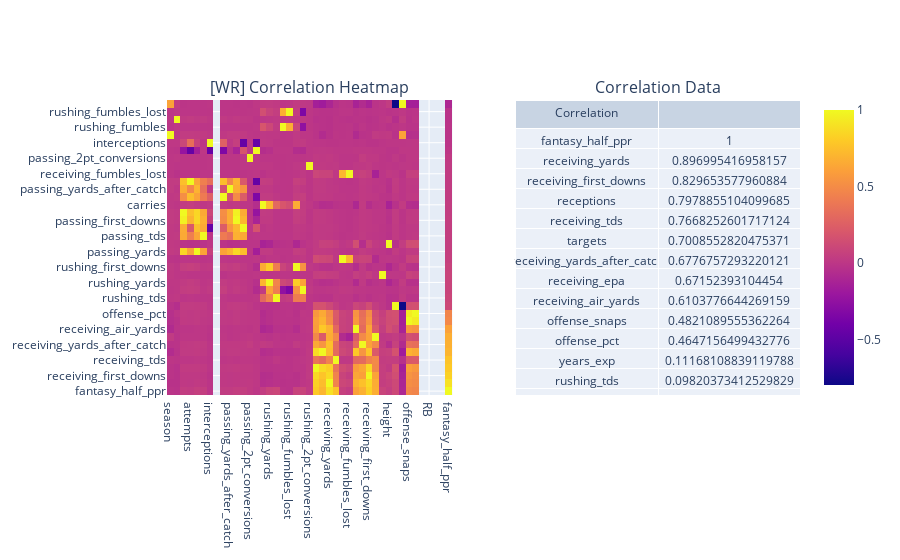

Here is the notebook cell this chart was saved with:
### Code cell
titles = ['[WR] Correlation Heatmap', 'Correlation Data']
fig = make_subplots(
    rows=1, 
    cols=2, 
    specs=[[{"type": "histogram"}, {"type": "table"}]],
    subplot_titles=titles
)

fig.add_heatmap(z=wr_corr, x=wr_corr.columns, y=wr_corr.index)

fig.add_table(
    cells={
        'values': [wr_corr.index.tolist(), wr_corr['fantasy_half_ppr'].values.tolist()]
    },
    header={'values': ['Correlation']},
    row=1,
    col=2, 
)

### Figure 1 — Plotly figure (JSON) as saved in the notebook; plotly's stock layout.template omitted (floating-point values rounded to 4 significant figures; data arrays with more than 128 entries replaced by an {"elided": "..."} marker saying what was removed)
{"data": [{"type": "heatmap", "x": ["season", "week", "completions", "attempts", "passing_yards", "passing_tds", "interceptions", "sack_fumbles_lost", "passing_air_yards", "passing_yards_after_catch", "passing_first_downs", "passing_epa", "passing_2pt_conversions", "dakota", "carries", "rushing_yards", "rushing_tds", "rushing_fumbles", "rushing_fumbles_lost", "rushing_first_downs", "rushing_epa", "rushing_2pt_conversions", "receptions", "targets", "receiving_yards", "receiving_tds", "receiving_fumbles", "receiving_fumbles_lost", "receiving_air_yards", "receiving_yards_after_catch", "receiving_first_downs", "receiving_epa", "receiving_2pt_conversions", "height", "years_exp", "rookie_year", "offense_snaps", "offense_pct", "QB", "RB", "TE", "WR", "fantasy_half_ppr"], "y": ["fantasy_half_ppr", "receiving_yards", "receiving_first_downs", "receptions", "receiving_tds", "targets", "receiving_yards_after_catch", "receiving_epa", "receiving_air_yards", "offense_snaps", "offense_pct", "years_exp", "rushing_tds", "rushing_epa", "rushing_yards", "receiving_2pt_conversions", "rushing_first_downs", "receiving_fumbles", "passing_yards", "height", "passing_tds", "passing_epa", "passing_first_downs", "completions", "carries", "passing_air_yards", "passing_yards_after_catch", "attempts", "receiving_fumbles_lost", "rushing_2pt_conversions", "passing_2pt_conversions", "dakota", "interceptions", "season", "rushing_fumbles", "week", "rushing_fumbles_lost", "rookie_year"], "z": {"elided": "38x43 float values"}}, {"cells": {"values": [["fantasy_half_ppr", "receiving_yards", "receiving_first_downs", "receptions", "receiving_tds", "targets", "receiving_yards_after_catch", "receiving_epa", "receiving_air_yards", "offense_snaps", "offense_pct", "years_exp", "rushing_tds", "rushing_epa", "rushing_yards", "receiving_2pt_conversions", "rushing_first_downs", "receiving_fumbles", "passing_yards", "height", "passing_tds", "passing_epa", "passing_first_downs", "completions", "carries", "passing_air_yards", "passing_yards_after_catch", "attempts", "receiving_fumbles_lost", "rushing_2pt_conversions", "passing_2pt_conversions", "dakota", "interceptions", "season", "rushing_fumbles", "week", "rushing_fumbles_lost", "rookie_year"], [1, 0.897, 0.8297, 0.7979, 0.7668, 0.7009, 0.6777, 0.6715, 0.6104, 0.4821, 0.4647, 0.1117, 0.0982, 0.08674, 0.08295, 0.08276, 0.07999, 0.06042, 0.0507, 0.04961, 0.04673, 0.04552, 0.04378, 0.04258, 0.03905, 0.03519, 0.03399, 0.03384, 0.0324, 0.02564, 0.02419, 0.005494, -0.01074, -0.01479, -0.01623, -0.02054, -0.02258, -0.09646]]}, "domain": {"x": [0.55, 1], "y": [0, 1]}, "header": {"values": ["Correlation"]}, "type": "table"}], "layout": {"annotations": [{"font": {"size": 16}, "showarrow": false, "text": "[WR] Correlation Heatmap", "x": 0.225, "xanchor": "center", "xref": "paper", "y": 1, "yanchor": "bottom", "yref": "paper"}, {"font": {"size": 16}, "showarrow": false, "text": "Correlation Data", "x": 0.775, "xanchor": "center", "xref": "paper", "y": 1, "yanchor": "bottom", "yref": "paper"}], "xaxis": {"anchor": "y", "domain": [0, 0.45]}, "yaxis": {"anchor": "x", "domain": [0, 1]}}}
